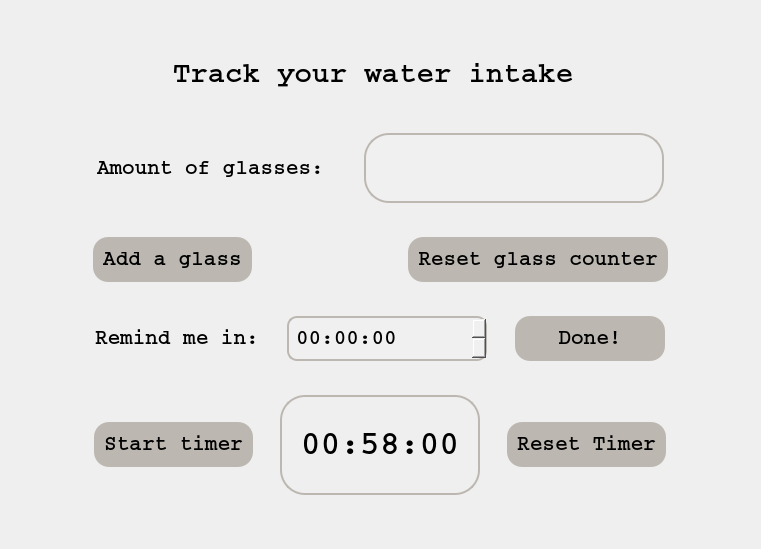
<?xml version="1.0" encoding="UTF-8"?>
<ui version="4.0">
 <class>Dialog</class>
 <widget class="QDialog" name="Dialog">
  <property name="geometry">
   <rect>
    <x>0</x>
    <y>0</y>
    <width>761</width>
    <height>549</height>
   </rect>
  </property>
  <property name="sizePolicy">
   <sizepolicy hsizetype="Fixed" vsizetype="Fixed">
    <horstretch>0</horstretch>
    <verstretch>0</verstretch>
   </sizepolicy>
  </property>
  <property name="minimumSize">
   <size>
    <width>600</width>
    <height>450</height>
   </size>
  </property>
  <property name="maximumSize">
   <size>
    <width>800</width>
    <height>600</height>
   </size>
  </property>
  <property name="font">
   <font>
    <family>Courier</family>
   </font>
  </property>
  <property name="cursor">
   <cursorShape>ArrowCursor</cursorShape>
  </property>
  <property name="windowTitle">
   <string>Dialog</string>
  </property>
  <property name="styleSheet">
   <string notr="true"/>
  </property>
  <layout class="QGridLayout" name="gridLayout">
   <item row="6" column="1">
    <spacer name="horizontalSpacer_5">
     <property name="orientation">
      <enum>Qt::Orientation::Horizontal</enum>
     </property>
     <property name="sizeHint" stdset="0">
      <size>
       <width>566</width>
       <height>20</height>
      </size>
     </property>
    </spacer>
   </item>
   <item row="5" column="1">
    <layout class="QHBoxLayout" name="horizontalLayout_2">
     <item>
      <widget class="QPushButton" name="addGlassBtn">
       <property name="minimumSize">
        <size>
         <width>150</width>
         <height>40</height>
        </size>
       </property>
       <property name="font">
        <font>
         <family>Courier</family>
         <pointsize>16</pointsize>
         <bold>true</bold>
        </font>
       </property>
       <property name="cursor">
        <cursorShape>PointingHandCursor</cursorShape>
       </property>
       <property name="focusPolicy">
        <enum>Qt::FocusPolicy::NoFocus</enum>
       </property>
       <property name="styleSheet">
        <string notr="true">#addGlassBtn {
	cursor: pointer;
	background-color: #BCB8B1;
	border-radius: 15px;
	padding: 10px 10px;
}

#addGlassBtn:hover {
	cursor: pointer;
    background-color: #8A817C;
}
#addGlassBtn:hover:pressed {
	cursor: pointer;
    background-color: #BCB8B1;
}</string>
       </property>
       <property name="text">
        <string>Add a glass</string>
       </property>
      </widget>
     </item>
     <item>
      <spacer name="horizontalSpacer_2">
       <property name="orientation">
        <enum>Qt::Orientation::Horizontal</enum>
       </property>
       <property name="sizeType">
        <enum>QSizePolicy::Policy::Fixed</enum>
       </property>
       <property name="sizeHint" stdset="0">
        <size>
         <width>150</width>
         <height>20</height>
        </size>
       </property>
      </spacer>
     </item>
     <item>
      <widget class="QPushButton" name="resetGlassBtn">
       <property name="minimumSize">
        <size>
         <width>250</width>
         <height>40</height>
        </size>
       </property>
       <property name="font">
        <font>
         <family>Courier</family>
         <pointsize>16</pointsize>
         <bold>true</bold>
        </font>
       </property>
       <property name="cursor">
        <cursorShape>PointingHandCursor</cursorShape>
       </property>
       <property name="focusPolicy">
        <enum>Qt::FocusPolicy::NoFocus</enum>
       </property>
       <property name="styleSheet">
        <string notr="true">#resetGlassBtn {
	background-color: #BCB8B1;
	border-radius: 15px;
	padding: 10px 10px;
}

#resetGlassBtn:hover {
    background-color: #8A817C;
}
#resetGlassBtn:hover:pressed {
    background-color: #E0AFA0;
}</string>
       </property>
       <property name="text">
        <string>Reset glass counter</string>
       </property>
      </widget>
     </item>
    </layout>
   </item>
   <item row="1" column="1">
    <widget class="QLabel" name="label">
     <property name="sizePolicy">
      <sizepolicy hsizetype="Fixed" vsizetype="Fixed">
       <horstretch>0</horstretch>
       <verstretch>0</verstretch>
      </sizepolicy>
     </property>
     <property name="minimumSize">
      <size>
       <width>560</width>
       <height>50</height>
      </size>
     </property>
     <property name="font">
      <font>
       <family>Courier</family>
       <pointsize>22</pointsize>
       <bold>true</bold>
      </font>
     </property>
     <property name="text">
      <string>Track your water intake</string>
     </property>
     <property name="alignment">
      <set>Qt::AlignmentFlag::AlignCenter</set>
     </property>
    </widget>
   </item>
   <item row="8" column="1">
    <spacer name="horizontalSpacer_4">
     <property name="orientation">
      <enum>Qt::Orientation::Horizontal</enum>
     </property>
     <property name="sizeHint" stdset="0">
      <size>
       <width>566</width>
       <height>20</height>
      </size>
     </property>
    </spacer>
   </item>
   <item row="7" column="1">
    <layout class="QHBoxLayout" name="horizontalLayout_3">
     <item>
      <widget class="QLabel" name="label_3">
       <property name="sizePolicy">
        <sizepolicy hsizetype="Fixed" vsizetype="Fixed">
         <horstretch>1</horstretch>
         <verstretch>1</verstretch>
        </sizepolicy>
       </property>
       <property name="minimumSize">
        <size>
         <width>150</width>
         <height>45</height>
        </size>
       </property>
       <property name="font">
        <font>
         <family>Courier</family>
         <pointsize>16</pointsize>
         <bold>true</bold>
        </font>
       </property>
       <property name="styleSheet">
        <string notr="true"/>
       </property>
       <property name="text">
        <string>Remind me in:</string>
       </property>
      </widget>
     </item>
     <item>
      <spacer name="horizontalSpacer_14">
       <property name="orientation">
        <enum>Qt::Orientation::Horizontal</enum>
       </property>
       <property name="sizeType">
        <enum>QSizePolicy::Policy::Preferred</enum>
       </property>
       <property name="sizeHint" stdset="0">
        <size>
         <width>20</width>
         <height>20</height>
        </size>
       </property>
      </spacer>
     </item>
     <item>
      <widget class="QTimeEdit" name="timeEdit">
       <property name="sizePolicy">
        <sizepolicy hsizetype="Fixed" vsizetype="Fixed">
         <horstretch>0</horstretch>
         <verstretch>0</verstretch>
        </sizepolicy>
       </property>
       <property name="minimumSize">
        <size>
         <width>100</width>
         <height>45</height>
        </size>
       </property>
       <property name="maximumSize">
        <size>
         <width>200</width>
         <height>200</height>
        </size>
       </property>
       <property name="font">
        <font>
         <family>Courier</family>
         <pointsize>16</pointsize>
         <bold>true</bold>
        </font>
       </property>
       <property name="mouseTracking">
        <bool>true</bool>
       </property>
       <property name="focusPolicy">
        <enum>Qt::FocusPolicy::StrongFocus</enum>
       </property>
       <property name="styleSheet">
        <string notr="true">#timeEdit {
	background-color: #f0f0f0;
	border: 2px solid;
	border-color: #BCB8B1;
    border-radius: 10px;
	padding: 5px;
}
</string>
       </property>
       <property name="wrapping">
        <bool>false</bool>
       </property>
       <property name="alignment">
        <set>Qt::AlignmentFlag::AlignLeading|Qt::AlignmentFlag::AlignLeft|Qt::AlignmentFlag::AlignVCenter</set>
       </property>
       <property name="showGroupSeparator" stdset="0">
        <bool>false</bool>
       </property>
       <property name="displayFormat">
        <string>HH:mm:ss</string>
       </property>
       <property name="time">
        <time>
         <hour>0</hour>
         <minute>0</minute>
         <second>0</second>
        </time>
       </property>
      </widget>
     </item>
     <item>
      <spacer name="horizontalSpacer">
       <property name="orientation">
        <enum>Qt::Orientation::Horizontal</enum>
       </property>
       <property name="sizeType">
        <enum>QSizePolicy::Policy::Preferred</enum>
       </property>
       <property name="sizeHint" stdset="0">
        <size>
         <width>20</width>
         <height>20</height>
        </size>
       </property>
      </spacer>
     </item>
     <item>
      <widget class="QPushButton" name="doneBtn">
       <property name="sizePolicy">
        <sizepolicy hsizetype="Fixed" vsizetype="Fixed">
         <horstretch>0</horstretch>
         <verstretch>0</verstretch>
        </sizepolicy>
       </property>
       <property name="minimumSize">
        <size>
         <width>150</width>
         <height>40</height>
        </size>
       </property>
       <property name="font">
        <font>
         <family>Courier</family>
         <pointsize>16</pointsize>
         <bold>true</bold>
        </font>
       </property>
       <property name="cursor">
        <cursorShape>PointingHandCursor</cursorShape>
       </property>
       <property name="focusPolicy">
        <enum>Qt::FocusPolicy::NoFocus</enum>
       </property>
       <property name="styleSheet">
        <string notr="true">#doneBtn {
	background-color: #BCB8B1;
	border-radius: 15px;
	padding: 10px 10px;
}

#doneBtn:hover {
    background-color: #8A817C;
}
#doneBtn:hover:pressed {
    background-color: #E0AFA0;
}</string>
       </property>
       <property name="text">
        <string>Done!</string>
       </property>
      </widget>
     </item>
    </layout>
   </item>
   <item row="8" column="2">
    <spacer name="horizontalSpacer_6">
     <property name="orientation">
      <enum>Qt::Orientation::Horizontal</enum>
     </property>
     <property name="sizeHint" stdset="0">
      <size>
       <width>78</width>
       <height>20</height>
      </size>
     </property>
    </spacer>
   </item>
   <item row="4" column="1">
    <spacer name="horizontalSpacer_3">
     <property name="orientation">
      <enum>Qt::Orientation::Horizontal</enum>
     </property>
     <property name="sizeHint" stdset="0">
      <size>
       <width>566</width>
       <height>20</height>
      </size>
     </property>
    </spacer>
   </item>
   <item row="2" column="1">
    <spacer name="horizontalSpacer_11">
     <property name="orientation">
      <enum>Qt::Orientation::Horizontal</enum>
     </property>
     <property name="sizeHint" stdset="0">
      <size>
       <width>566</width>
       <height>20</height>
      </size>
     </property>
    </spacer>
   </item>
   <item row="2" column="0">
    <spacer name="horizontalSpacer_7">
     <property name="orientation">
      <enum>Qt::Orientation::Horizontal</enum>
     </property>
     <property name="sizeHint" stdset="0">
      <size>
       <width>78</width>
       <height>20</height>
      </size>
     </property>
    </spacer>
   </item>
   <item row="3" column="1">
    <layout class="QHBoxLayout" name="horizontalLayout">
     <item>
      <widget class="QLabel" name="label_2">
       <property name="sizePolicy">
        <sizepolicy hsizetype="Fixed" vsizetype="Fixed">
         <horstretch>1</horstretch>
         <verstretch>1</verstretch>
        </sizepolicy>
       </property>
       <property name="minimumSize">
        <size>
         <width>210</width>
         <height>30</height>
        </size>
       </property>
       <property name="font">
        <font>
         <family>Courier</family>
         <pointsize>16</pointsize>
         <bold>true</bold>
        </font>
       </property>
       <property name="text">
        <string>Amount of glasses:</string>
       </property>
      </widget>
     </item>
     <item>
      <spacer name="horizontalSpacer_8">
       <property name="orientation">
        <enum>Qt::Orientation::Horizontal</enum>
       </property>
       <property name="sizeType">
        <enum>QSizePolicy::Policy::Fixed</enum>
       </property>
       <property name="sizeHint" stdset="0">
        <size>
         <width>30</width>
         <height>20</height>
        </size>
       </property>
      </spacer>
     </item>
     <item>
      <widget class="QTableWidget" name="tableWidget">
       <property name="sizePolicy">
        <sizepolicy hsizetype="Fixed" vsizetype="Fixed">
         <horstretch>0</horstretch>
         <verstretch>0</verstretch>
        </sizepolicy>
       </property>
       <property name="minimumSize">
        <size>
         <width>300</width>
         <height>70</height>
        </size>
       </property>
       <property name="maximumSize">
        <size>
         <width>300</width>
         <height>70</height>
        </size>
       </property>
       <property name="focusPolicy">
        <enum>Qt::FocusPolicy::NoFocus</enum>
       </property>
       <property name="accessibleDescription">
        <string/>
       </property>
       <property name="autoFillBackground">
        <bool>false</bool>
       </property>
       <property name="styleSheet">
        <string notr="true">#tableWidget {
	background-color: #f0f0f0;
	border: 2px solid;
	border-color: #BCB8B1;
    border-radius: 25px 25px 25px 25px;
    padding: 15px 15px 10px 15px;
}</string>
       </property>
       <property name="frameShape">
        <enum>QFrame::Shape::StyledPanel</enum>
       </property>
       <property name="verticalScrollBarPolicy">
        <enum>Qt::ScrollBarPolicy::ScrollBarAlwaysOff</enum>
       </property>
       <property name="horizontalScrollBarPolicy">
        <enum>Qt::ScrollBarPolicy::ScrollBarAlwaysOff</enum>
       </property>
       <property name="editTriggers">
        <set>QAbstractItemView::EditTrigger::NoEditTriggers</set>
       </property>
       <property name="showDropIndicator" stdset="0">
        <bool>false</bool>
       </property>
       <property name="dragDropOverwriteMode">
        <bool>false</bool>
       </property>
       <property name="selectionMode">
        <enum>QAbstractItemView::SelectionMode::NoSelection</enum>
       </property>
       <property name="showGrid">
        <bool>false</bool>
       </property>
       <property name="columnCount">
        <number>8</number>
       </property>
       <attribute name="horizontalHeaderVisible">
        <bool>false</bool>
       </attribute>
       <attribute name="horizontalHeaderMinimumSectionSize">
        <number>33</number>
       </attribute>
       <attribute name="horizontalHeaderDefaultSectionSize">
        <number>33</number>
       </attribute>
       <attribute name="verticalHeaderVisible">
        <bool>false</bool>
       </attribute>
       <attribute name="verticalHeaderMinimumSectionSize">
        <number>40</number>
       </attribute>
       <attribute name="verticalHeaderDefaultSectionSize">
        <number>40</number>
       </attribute>
       <attribute name="verticalHeaderHighlightSections">
        <bool>false</bool>
       </attribute>
       <row/>
       <column/>
       <column/>
       <column/>
       <column/>
       <column/>
       <column/>
       <column/>
       <column/>
       <item row="0" column="0">
        <property name="textAlignment">
         <set>AlignCenter</set>
        </property>
       </item>
      </widget>
     </item>
    </layout>
   </item>
   <item row="9" column="1">
    <layout class="QHBoxLayout" name="horizontalLayout_4">
     <item>
      <widget class="QPushButton" name="startTimerBtn">
       <property name="enabled">
        <bool>true</bool>
       </property>
       <property name="sizePolicy">
        <sizepolicy hsizetype="Fixed" vsizetype="Fixed">
         <horstretch>1</horstretch>
         <verstretch>1</verstretch>
        </sizepolicy>
       </property>
       <property name="minimumSize">
        <size>
         <width>150</width>
         <height>40</height>
        </size>
       </property>
       <property name="font">
        <font>
         <family>Courier</family>
         <pointsize>16</pointsize>
         <bold>true</bold>
        </font>
       </property>
       <property name="cursor">
        <cursorShape>PointingHandCursor</cursorShape>
       </property>
       <property name="focusPolicy">
        <enum>Qt::FocusPolicy::NoFocus</enum>
       </property>
       <property name="styleSheet">
        <string notr="true">#startTimerBtn {
	background-color: #BCB8B1;
	border-radius: 15px;
	padding: 10px 10px;
}

#startTimerBtn:hover {
    background-color: #8A817C;
}
#startTimerBtn:hover:pressed {
    background-color: #E0AFA0;
}</string>
       </property>
       <property name="text">
        <string>Start timer</string>
       </property>
      </widget>
     </item>
     <item>
      <spacer name="horizontalSpacer_10">
       <property name="orientation">
        <enum>Qt::Orientation::Horizontal</enum>
       </property>
       <property name="sizeType">
        <enum>QSizePolicy::Policy::Preferred</enum>
       </property>
       <property name="sizeHint" stdset="0">
        <size>
         <width>20</width>
         <height>20</height>
        </size>
       </property>
      </spacer>
     </item>
     <item>
      <widget class="QLabel" name="label_4">
       <property name="sizePolicy">
        <sizepolicy hsizetype="Fixed" vsizetype="Fixed">
         <horstretch>1</horstretch>
         <verstretch>1</verstretch>
        </sizepolicy>
       </property>
       <property name="minimumSize">
        <size>
         <width>100</width>
         <height>100</height>
        </size>
       </property>
       <property name="maximumSize">
        <size>
         <width>200</width>
         <height>100</height>
        </size>
       </property>
       <property name="font">
        <font>
         <family>Courier</family>
         <pointsize>25</pointsize>
         <bold>true</bold>
        </font>
       </property>
       <property name="styleSheet">
        <string notr="true">#label_4 {
	border: 2px solid;
	border-color: #BCB8B1;
    border-radius: 25px 25px 25px 25px;
    padding: 10px 10px;
}</string>
       </property>
       <property name="text">
        <string>00:58:00</string>
       </property>
       <property name="alignment">
        <set>Qt::AlignmentFlag::AlignCenter</set>
       </property>
      </widget>
     </item>
     <item>
      <spacer name="horizontalSpacer_9">
       <property name="orientation">
        <enum>Qt::Orientation::Horizontal</enum>
       </property>
       <property name="sizeType">
        <enum>QSizePolicy::Policy::Preferred</enum>
       </property>
       <property name="sizeHint" stdset="0">
        <size>
         <width>20</width>
         <height>20</height>
        </size>
       </property>
      </spacer>
     </item>
     <item>
      <widget class="QPushButton" name="resetTimerBtn">
       <property name="sizePolicy">
        <sizepolicy hsizetype="Fixed" vsizetype="Fixed">
         <horstretch>1</horstretch>
         <verstretch>1</verstretch>
        </sizepolicy>
       </property>
       <property name="minimumSize">
        <size>
         <width>150</width>
         <height>40</height>
        </size>
       </property>
       <property name="font">
        <font>
         <family>Courier</family>
         <pointsize>16</pointsize>
         <bold>true</bold>
        </font>
       </property>
       <property name="cursor">
        <cursorShape>PointingHandCursor</cursorShape>
       </property>
       <property name="focusPolicy">
        <enum>Qt::FocusPolicy::NoFocus</enum>
       </property>
       <property name="styleSheet">
        <string notr="true">#resetTimerBtn {
	background-color: #BCB8B1;
	border-radius: 15px;
	padding: 10px 10px;
}

#resetTimerBtn:hover {
    background-color: #8A817C;
}
#resetTimerBtn:hover:pressed {
    background-color: #E0AFA0;
}</string>
       </property>
       <property name="text">
        <string>Reset Timer</string>
       </property>
      </widget>
     </item>
    </layout>
   </item>
   <item row="0" column="1">
    <spacer name="horizontalSpacer_12">
     <property name="orientation">
      <enum>Qt::Orientation::Horizontal</enum>
     </property>
     <property name="sizeHint" stdset="0">
      <size>
       <width>566</width>
       <height>30</height>
      </size>
     </property>
    </spacer>
   </item>
   <item row="10" column="1">
    <spacer name="horizontalSpacer_13">
     <property name="orientation">
      <enum>Qt::Orientation::Horizontal</enum>
     </property>
     <property name="sizeHint" stdset="0">
      <size>
       <width>566</width>
       <height>30</height>
      </size>
     </property>
    </spacer>
   </item>
  </layout>
 </widget>
 <resources/>
 <connections/>
</ui>
